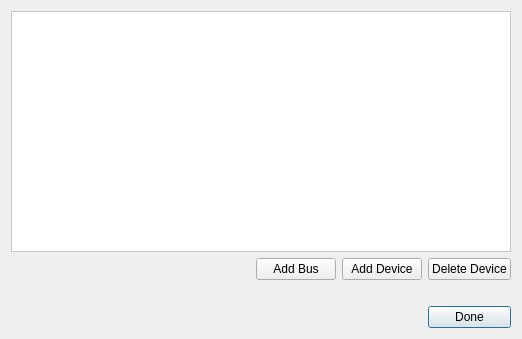
<?xml version="1.0" encoding="UTF-8"?>
<ui version="4.0">
 <class>networkManager</class>
 <widget class="QDialog" name="networkManager">
  <property name="geometry">
   <rect>
    <x>0</x>
    <y>0</y>
    <width>522</width>
    <height>339</height>
   </rect>
  </property>
  <property name="windowTitle">
   <string>Network Manager</string>
  </property>
  <property name="styleSheet">
   <string notr="true"/>
  </property>
  <layout class="QGridLayout" name="gridLayout">
   <item row="1" column="0" colspan="4">
    <spacer name="horizontalSpacer_3">
     <property name="orientation">
      <enum>Qt::Horizontal</enum>
     </property>
     <property name="sizeHint" stdset="0">
      <size>
       <width>40</width>
       <height>20</height>
      </size>
     </property>
    </spacer>
   </item>
   <item row="2" column="2">
    <spacer name="verticalSpacer">
     <property name="orientation">
      <enum>Qt::Vertical</enum>
     </property>
     <property name="sizeType">
      <enum>QSizePolicy::Fixed</enum>
     </property>
     <property name="sizeHint" stdset="0">
      <size>
       <width>20</width>
       <height>20</height>
      </size>
     </property>
    </spacer>
   </item>
   <item row="0" column="0" colspan="7">
    <widget class="QTreeView" name="netTreeView">
     <property name="styleSheet">
      <string notr="true">background-color: rgb(255, 255, 255)</string>
     </property>
     <property name="editTriggers">
      <set>QAbstractItemView::NoEditTriggers</set>
     </property>
     <property name="showDropIndicator" stdset="0">
      <bool>false</bool>
     </property>
     <property name="alternatingRowColors">
      <bool>true</bool>
     </property>
     <property name="selectionMode">
      <enum>QAbstractItemView::NoSelection</enum>
     </property>
     <property name="iconSize">
      <size>
       <width>35</width>
       <height>35</height>
      </size>
     </property>
     <property name="headerHidden">
      <bool>false</bool>
     </property>
     <attribute name="headerVisible">
      <bool>false</bool>
     </attribute>
     <attribute name="headerCascadingSectionResizes">
      <bool>false</bool>
     </attribute>
    </widget>
   </item>
   <item row="2" column="1">
    <spacer name="verticalSpacer_2">
     <property name="orientation">
      <enum>Qt::Vertical</enum>
     </property>
     <property name="sizeType">
      <enum>QSizePolicy::Fixed</enum>
     </property>
     <property name="sizeHint" stdset="0">
      <size>
       <width>20</width>
       <height>20</height>
      </size>
     </property>
    </spacer>
   </item>
   <item row="2" column="0">
    <spacer name="verticalSpacer_3">
     <property name="orientation">
      <enum>Qt::Vertical</enum>
     </property>
     <property name="sizeType">
      <enum>QSizePolicy::Fixed</enum>
     </property>
     <property name="sizeHint" stdset="0">
      <size>
       <width>20</width>
       <height>20</height>
      </size>
     </property>
    </spacer>
   </item>
   <item row="3" column="0" colspan="6">
    <spacer name="horizontalSpacer">
     <property name="orientation">
      <enum>Qt::Horizontal</enum>
     </property>
     <property name="sizeHint" stdset="0">
      <size>
       <width>40</width>
       <height>20</height>
      </size>
     </property>
    </spacer>
   </item>
   <item row="3" column="6">
    <widget class="QPushButton" name="pushButton">
     <property name="styleSheet">
      <string notr="true"/>
     </property>
     <property name="text">
      <string>Done</string>
     </property>
    </widget>
   </item>
   <item row="1" column="6">
    <widget class="QPushButton" name="delDevButton">
     <property name="text">
      <string>Delete Device</string>
     </property>
    </widget>
   </item>
   <item row="1" column="5">
    <widget class="QPushButton" name="addDevButton">
     <property name="styleSheet">
      <string notr="true"/>
     </property>
     <property name="text">
      <string>Add Device</string>
     </property>
    </widget>
   </item>
   <item row="1" column="4">
    <widget class="QPushButton" name="addBusButton">
     <property name="styleSheet">
      <string notr="true"/>
     </property>
     <property name="text">
      <string>Add Bus</string>
     </property>
    </widget>
   </item>
  </layout>
 </widget>
 <resources/>
 <connections>
  <connection>
   <sender>pushButton</sender>
   <signal>clicked()</signal>
   <receiver>networkManager</receiver>
   <slot>accept()</slot>
   <hints>
    <hint type="sourcelabel">
     <x>289</x>
     <y>321</y>
    </hint>
    <hint type="destinationlabel">
     <x>285</x>
     <y>344</y>
    </hint>
   </hints>
  </connection>
 </connections>
</ui>
